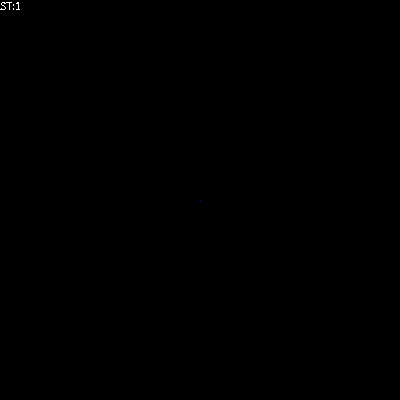
Frame 1 (no input)
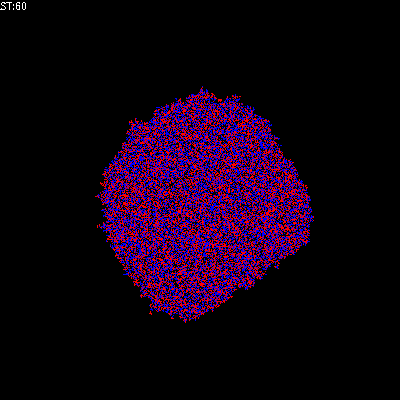
Frame 60 (the mouse pressed at the canvas centre just before this capture)
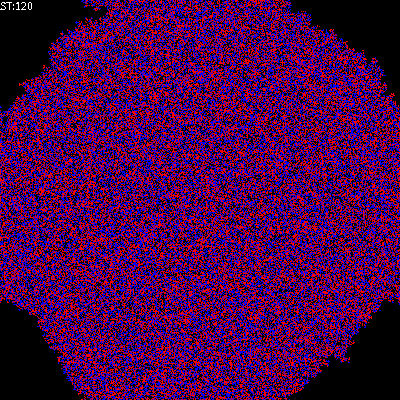
Frame 120 (the mouse held since frame 60 and released just before this capture)

The Processing sketch that drew these frames (run headless with seeded random() and noise(); from frame 60 on, the mouse is pressed at the canvas centre):

// Processing sketch: automat_MC_wzrost2D
// ── automat_MC_wzrost2D.pde
// Dwuwymiarowy, probalilistyczny (kroki MC) automat komórkowy - reguła "ZSUMUJ Z SĄSIADAMI I WEŹ MODULO". 
// Zasiewanie tablicy na początku z zadaną gęstością lub pojedynczą komórką
//////////////////////////////////////////////////////////////////////////////////////////////////////////////////

int WorldSize=400;//Ile chcemy elementów w linii i ile linii (tablica kwadratowa)

int[][] World=new int[WorldSize][WorldSize];//Tworzenie tablicy świata - w Processingu zawsze za pomocą alokacji

float IDens=0.0;//Początkowa gęstość w tablicy

void setup()
{
 size(400,400);    //Okno kwadratowe
 noSmooth(); //Znacząco przyśpiesza
 if(IDens>0)
  {
   for(int i=0;i<World.length;i++) //Zasiewanie tablicy
    for(int j=0;j<World.length;j++) 
      if(random(1.0)<IDens)
        World[i][j]=int(random(3));
  }
  else
  {
    World[WorldSize/2][WorldSize/2]=1;
  }
 frameRate(50);
}

int t=0;

void draw()
{  
  for(int i=0;i<World.length;i++)//Wizualizacja czyli "rysowanie na ekranie" 
    for(int j=0;j<World.length;j++) 
    {
      switch(World[i][j]){ //Instrukcja wyboru pozwala nam wybrać dowolny kolor w zależności od liczby w konmórce
      case 2:stroke(255,0,0);break;
      case 1:stroke(0,0,255);break;
      case 0:stroke(0,0,0);break;
      default: stroke(0,255,0);//To się pojawiac nie powinno
      break;
      } 
      point(i,j);
    }
  
  //Zmiana stanu automatu - krok Monte Carlo
  for(int a=0;a<World.length*World.length;a++)//Tyle losowań ile komórek
  {
       //Losowanie agenta 
       int i=(int)random(World.length);
       int j=(int)random(World.length);
       
       //Reguła - "ZSUMUJ Z SĄSIADAMI I WEŹ MODULO"
       int right = (i+1) % WorldSize;      
       int left  = (WorldSize+i-1) % WorldSize;
       int dw=(j+1) % WorldSize;   
       int up=(WorldSize+j-1) % WorldSize;
       
       int ile = World[i][j]
                 +World[left][j]
                 +World[right][j]
                 +World[i][up]
                 +World[i][dw]              
                 ;//suma pięciu brana potem modulo 3
      
        World[i][j]=ile % 3;//Nowy stan zapisujemy do tablicy
   }
      
   t++;//Kolejne pokolenie/krok/rok
   text("ST:"+t,0,10);
}

//////////////////////////////////////////////////////////////////////////////////
// Autor: Wojciech T. Borkowski
// Materiały do podręcznika "Processing w edukacji i symulacji
// https://github.com/borkowsk/sym4processing/tree/master/ProcessingWEdukacji
//////////////////////////////////////////////////////////////////////////////////
